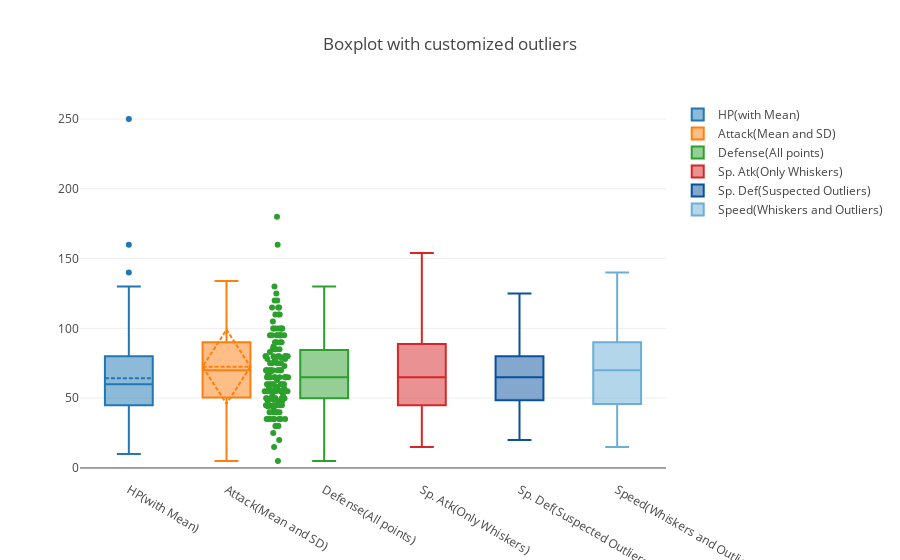

The code cell stored with this chart in its notebook:
### Markdown cell above
Customized Boxplots

### Code cell
trace0 = go.Box(
    y=df["HP"],
    boxmean = True,
    name="HP(with Mean)"
)
trace1 = go.Box(
    y=df["Attack"],
    boxmean = 'sd',
    name="Attack(Mean and SD)"
)
trace2 = go.Box(
    y=df["Defense"],
    jitter = 0.5,
    pointpos = -2,
    boxpoints = 'all',
    name = "Defense(All points)"
)
trace3 = go.Box(
    y=df["Sp. Atk"],
    boxpoints = False,
    name = "Sp. Atk(Only Whiskers)"
)
trace4 = go.Box(
    y=df["Sp. Def"],
    boxpoints = 'suspectedoutliers',
    marker = dict(
        outliercolor = 'rgba(219, 64, 82, 0.6)',
        line = dict(
            outliercolor = 'rgba(219, 64, 82, 0.6)',
            outlierwidth = 2)),
    line = dict(
        color = 'rgb(8,81,156)'),
    name = "Sp. Def(Suspected Outliers)"
)
trace5 = go.Box(
    y=df["Speed"],
    boxpoints = 'outliers',
    line = dict(
        color = 'rgb(107,174,214)'),
    name = "Speed(Whiskers and Outliers)"
)

layout = go.Layout(
    title = "Boxplot with customized outliers"
)
data = [trace0, trace1, trace2, trace3, trace4, trace5]
fig = go.Figure(data=data,layout=layout)
iplot(fig, filename = "Customized Boxplot")

### Figure 1 — Plotly figure (JSON) as saved in the notebook; plotly's stock layout.template omitted (floating-point values rounded to 4 significant figures; data arrays with more than 128 entries replaced by an {"elided": "..."} marker saying what was removed)
{"data": [{"boxmean": true, "name": "HP(with Mean)", "type": "box", "y": {"elided": "151 int values"}}, {"boxmean": "sd", "name": "Attack(Mean and SD)", "type": "box", "y": {"elided": "151 int values"}}, {"boxpoints": "all", "jitter": 0.5, "name": "Defense(All points)", "pointpos": -2, "type": "box", "y": {"elided": "151 int values"}}, {"boxpoints": false, "name": "Sp. Atk(Only Whiskers)", "type": "box", "y": {"elided": "151 int values"}}, {"boxpoints": "suspectedoutliers", "line": {"color": "rgb(8,81,156)"}, "marker": {"line": {"outliercolor": "rgba(219, 64, 82, 0.6)", "outlierwidth": 2}, "outliercolor": "rgba(219, 64, 82, 0.6)"}, "name": "Sp. Def(Suspected Outliers)", "type": "box", "y": {"elided": "151 int values"}}, {"boxpoints": "outliers", "line": {"color": "rgb(107,174,214)"}, "name": "Speed(Whiskers and Outliers)", "type": "box", "y": {"elided": "151 int values"}}], "layout": {"title": "Boxplot with customized outliers"}}
